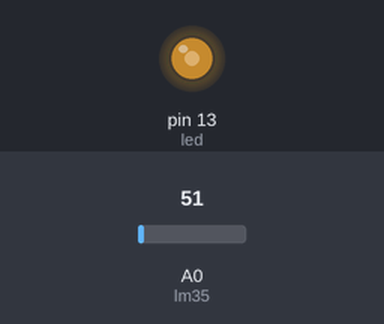
Simulated run of this sketch. Board: Arduino Uno, built with avr-gcc and run on an emulated ATmega328P. On the bench: output pins drawn as LEDs (lit = HIGH). The inputs (shaded band) are chosen by the test bench; at power-on: A0 (lm35) = 51.

Above: at 0.1 s.
Timing chart, 0 to 1.6 s (numbered marks = the images above):
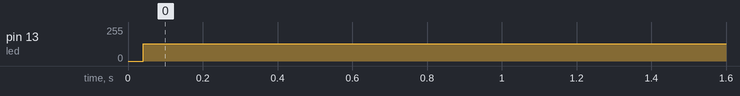

Measured:
- by itself, pin 13 (led): 0/255 → 128/255 at 0.04 s

The sketch:

blink_led_based_on_temparature.ino
```cpp
//defining pin for lm35 sesnor(based on requirement it is A0)
const int lm35 = A0;

//defining pin for led. In this(arduino uno) case the onboard LED is connected to pin 13
const int led=13;

//taking a variable for storing temparature
float temparature=0;

//taking variables for controlling delay of LED blinking
unsigned long int delay_count=0, current_count=0;

/* NOTE:- -> I didnt used any inbuilt functions for producing delay as per the requirement.
          -> Instead i am using non blocking delay(increament based approach)
          -> I have done neccassary calculations for this approach and they are explained below
          -> I have considered every line of code as O(1) for conivence, expect the non blocking delay code */


void setup() {
  // Setting the pin modes
  pinMode(led, OUTPUT); //setting led pin as output
  pinMode(lm35, INPUT); //setting lm35(A0) as input as we have to read from it (As per the requirement i assumed that lm35 sensor is connected to A0)
}

void loop() {
  // put your main code here, to run repeatedly:

  //initialising a variable to hold the return value(sensor value(lm35))
  int sensor_value=analogRead(lm35); // reading analog value at from the pin

  temparature=sensor_value*0.488; //actual value is 0.48828125 but i took whole value
  /* Calculating temp sensor value(lm35)
  -> it is analog sensor and analog sensor are 10 bit in our case means they can hold upto 2^10-1 values
  -> supplying voltage is 5v so, 5/1024 = 0.0048828125(in millivolts)
  -> in volts 0.0048828125*1000 = 4.8828125
  -> but our lm35 10mv will represnt 1 degree centigrade(as per the data sheet) so 4.8828125/10 = 0.48828125
  -> whole value 0.488 was taken*/

  //if temparature is less than 30 degree LED should blink for every 230 milliseconds
  //if temparature is greater than 30 degree it should blink for every 500 milliseconds
  //condition checking
  if(temparature >= -50 && temparature <= 150) // condition checking for expected values
  {
    if(temparature <= 30.0)
    {
      delay_count=184000; //if temparature is less than 30 degree making our variable delay as 250 in milliseconds(calculations are provided below)
    }
    else if(temparature > 30.0)
    {
      delay_count=4000000; //if temparature is above 30 degree making our delay as 500 in milliseconds(calculation are provided below)
    }
  }


  // actual logic for delay controlling witghout using any inbuilt function
  // Here i am using non blocking delay approach
  // assuming only this code takes time. and remaing code runs in O(1) only
  if(current_count++ <= delay_count)
  {
    current_count=0;
    digitalWrite(led,!digitalRead(led));
  }

  /* NOTE :- I followed non blocking delay approach and done neccassary calculations they are provided below
  -> frequency of arduino uno is 16MHZ and in arduino microcontroller 1 instruction cycle takes only 1 clock pulse
  -> so either increament or decrement happens in single clock pulse
  -> frequency = 16MHz,  TIME = 1/f; TIME=1/16000000 == 62.5 nanoseconds approxiamatley(1 instruction cycle)
  -> one tick(increament or decreament takes 62.5 nanoseconds in our microcontroller)
  -> converting to milliseconds(as our requirement is in milliseconds)
  -> 1 millisecond = 1000000 nanoseconds
  -> so 1 tick in milliseconds = 0.0000625 milliseconds( this is the time taken for 1 tick in milliseconds)
  -> now based on this we can calculate how many ticks can happen in 1 millisecond
  -> total ticks in 1 millisecond = 1 / ( time taken for 1 millisecond) == 1/0.0000625 ==16,000.
  -> 16,000 ticks can happen for 1 millisecond. by this we can calculate how many ticks for 250 & 500 milliseconds
  -> total ticks for 250 millisecond = (250 * total ticks in 1 millisecond) == (250 * 16000) == 3680000
  -> total ticks for 500 milliseconds = (500 * total ticks in 1 millisecond) == (250 * 16000) == 8000000
  -> but i considered half of them as reference delays because our microcontroller takes 1 instruction cycle for one operation
  -> if(current_count++ <= delay_count) so, in this line we are doing 2 operations 1) increamenting
                                                                                   2) comparing
  -> so 2 instruction cycles were being completed here so we need half of the original time only
   */

}
```
